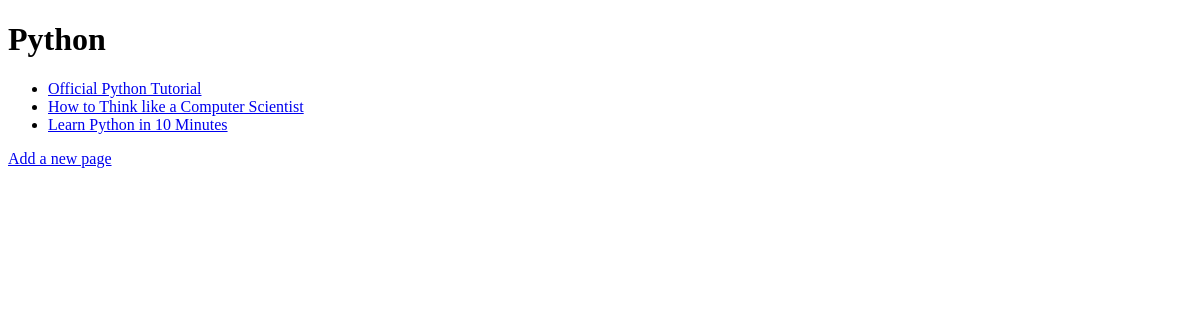
The app's page /rango/category/python/, older data.
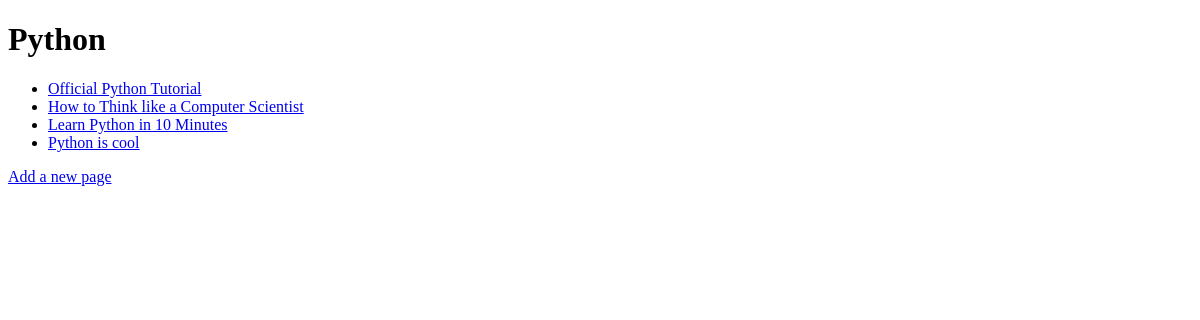
The same page, newer data.
### rango/models.py (models this page shows, shortened)
class Page(models.Model):
    category = models.ForeignKey(Category)
    title = models.CharField(max_length=128)
    url = models.URLField()
    views = models.IntegerField(default=0)

### rango/views.py (the view)
# urls.py: url(r'^category/(?P<category_name_slug>[\w\-]+)/add_page/$', views.add_page, name='add_page'),
def category(request, category_name_slug):
    context_dict = {}
    try:
        category = Category.objects.get(slug=category_name_slug)
        context_dict['category_name'] = category.name
        context_dict['category_name_slug'] = category.slug
        pages = Page.objects.filter(category=category)
        context_dict['pages'] = pages
        context_dict['category'] = category
    except Category.DoesNotExist:
        pass
    return render(request, 'rango/category.html', context_dict)

### templates/rango/category.html (shortened to what this page needs)
<!DOCTYPE html>
<html>
	<head>
	</head>
	<body>
		{% if category %}
			<h1>{{ category_name }}</h1>
			{% if pages %}
				<ul>
					{% for page in pages %}
						<li><a href="{{ page.url }}">{{ page.title }}</a></li>
					{% endfor %}
				</ul>
			{% else %}
				<strong>No pages currently in category.</strong>
			{% endif %}
			<a href="/rango/category/{{ category_name_slug }}/add_page/">Add a new page</a> <br/>
		{% else %}
			<strong>The specified category {{ category_name }} does not exist.</strong>
		{% endif %}
	</body>
</html>

Row changes from the older to the newer data that the page shows:
added Page: title "Python is cool"
